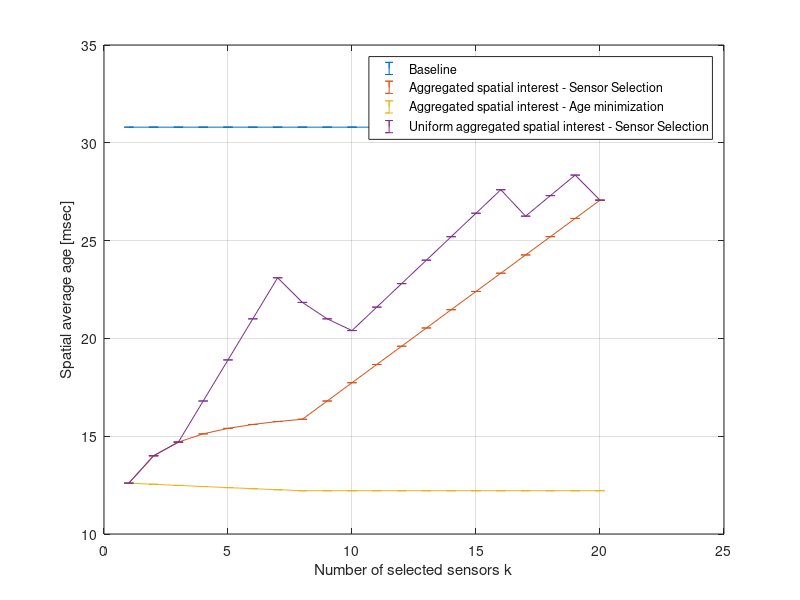

Write MATLAB code to recreate this figure.
clear all;
clc;
close all;

%% Parameters
N = 24;
k = 1:20;
%% Age of RoI of typical sensor

weightedAgeBaseline = load('weightedAgeBaseline-k');
weightedAgeSensSelec_1 = load('weightedAgeSensSelec_1-k');
weightedAgeMinAge_1 = load('weightedAgeMinAge_1-k');
weightedAgeSensSelec_2 = load('weightedAgeSensSelec_2-k');


stdweightedAgeBaseline = load('stdweightedAgeBaseline-k');
stdweightedAgeSensSelec_1 = load('stdweightedAgeSensSelec_1-k');
stdweightedAgeMinAge_1 = load('stdweightedAgeMinAge_1-k');
stdweightedAgeSensSelec_2 = load('stdweightedAgeSensSelec_2-k');


weightedAgeBaseline = reshape(weightedAgeBaseline.weightedAgeBaseline,[1,20]);
weightedAgeSensSelec_1 = reshape(weightedAgeSensSelec_1.weightedAgeSensSelec_1,[1,20]);
weightedAgeMinAge_1 = reshape(weightedAgeMinAge_1.weightedAgeMinAge_1,[1,20]);
weightedAgeSensSelec_2 = reshape(weightedAgeSensSelec_2.weightedAgeSensSelec_2,[1,20]);

stdweightedAgeBaseline = reshape(stdweightedAgeBaseline.stdweightedAgeBaseline,[1,20]);
stdweightedAgeSensSelec_1 = reshape(stdweightedAgeSensSelec_1.stdweightedAgeSensSelec_1,[1,20]);
stdweightedAgeMinAge_1 = reshape(stdweightedAgeMinAge_1.stdweightedAgeMinAge_1,[1,20]);
stdweightedAgeSensSelec_2 = reshape(stdweightedAgeSensSelec_2.stdweightedAgeSensSelec_2,[1,20]);


figure();
p1 = errorbar(k , weightedAgeBaseline,stdweightedAgeBaseline); hold on; grid on;
%plot(k , weightedAgeSensSelec_1);
%plot(k , weightedAgeMinAge_1);
%plot(k , weightedAgeSensSelec_2);

p2 = errorbar(k , weightedAgeSensSelec_1, stdweightedAgeSensSelec_1);
p3 = errorbar(k , weightedAgeMinAge_1 , stdweightedAgeMinAge_1);
p4 = errorbar(k , weightedAgeSensSelec_2, stdweightedAgeSensSelec_2);

legend('Baseline','Aggregated spatial interest - Sensor Selection','Aggregated spatial interest - Age minimization','Uniform aggregated spatial interest - Sensor Selection');
xlabel('Number of selected sensors k');
ylabel('Spatial average age [msec]');   